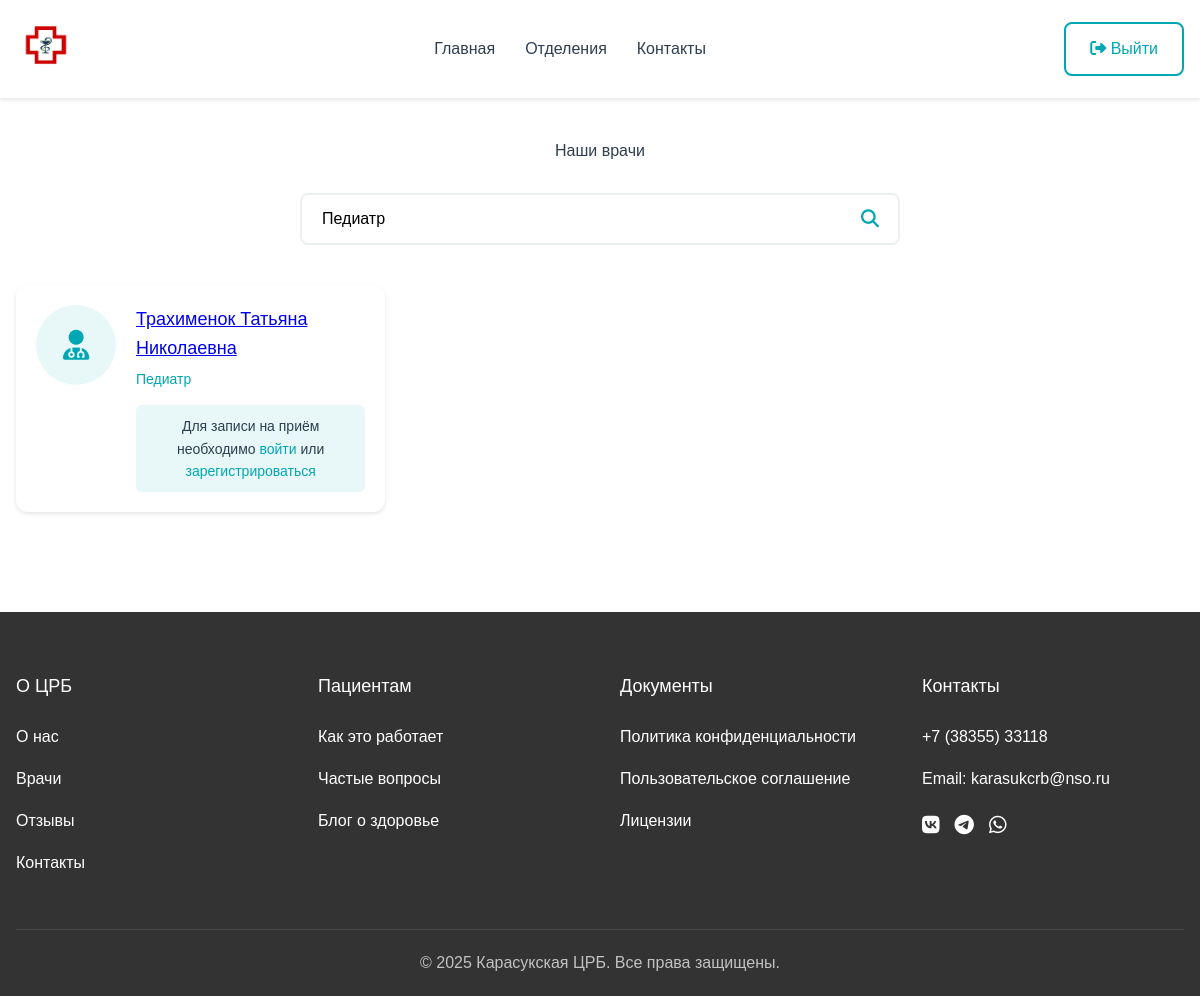
Screenshot of /doctors.php?search=Педиатр with the database file from the repository.
### tables this page shows
CREATE TABLE `users` (
  `id` int(11) NOT NULL,
  `name` varchar(256) NOT NULL,
  `surname` varchar(256) NOT NULL,
  `patronymic` varchar(256) DEFAULT NULL,
  `email` varchar(256) NOT NULL,
  `phone` varchar(256) NOT NULL,
  `password` varchar(256) NOT NULL,
  `agree` tinyint(1) NOT NULL DEFAULT 0,
  `api_token` varchar(256) DEFAULT NULL,
  `type` varchar(20) DEFAULT 'patient',
  `specialization` varchar(256) DEFAULT NULL,
  `created_at` timestamp NOT NULL DEFAULT current_timestamp()
);

### doctors.php (the view, shortened to what this page needs)
<?php
include_once('api/db.php');
$search = isset($_GET['search']) ? trim($_GET['search']) : '';
$sql = "
    SELECT id, name, surname, patronymic, specialization
    FROM users
    WHERE type = 'doctor'
";
if (!empty($search)) {
    $sql .= " AND (
        CONCAT(surname, ' ', name, ' ', COALESCE(patronymic, '')) LIKE ?
        OR specialization LIKE ?
    )";
}
$sql .= " ORDER BY surname, name";
$stmt = $db->prepare($sql);
if (!empty($search)) {
    $searchParam = "%{$search}%";
    $stmt->execute([$searchParam, $searchParam]);
} else {
    $stmt->execute();
}
$doctors = $stmt->fetchAll();
?>
<!DOCTYPE html>
<html lang="ru">
<head>
    <link rel="stylesheet" href="styles/settings.css">
    <link rel="stylesheet" href="styles/pages/doctors.css">
    <link rel="stylesheet" href="https://cdnjs.cloudflare.com/ajax/libs/font-awesome/6.5.1/css/all.min.css">
</head>
<body>
     <header class="header">
        <div class="container">
            <div class="header__wrapper">
                <div class="logo">
                    <a href="index.php">
                        <img src="img/logo2.png" alt="Логотип ЦРБ">
                    </a>
                </div>
                <nav class="main-nav">
                    <ul class="main-nav__list">
                        <li><a href="index.php">Главная</a></li>
                        <li><a href="departments.php">Отделения</a></li>
                        <li><a href="contacts.php">Контакты</a></li>
                    </ul>
                </nav>
                <div class="auth-buttons">
                    <a href="api/logout.php" class="btn btn--secondary">
                        <i class="fas fa-sign-out-alt"></i> Выйти
                    </a>
                </div>
            </div>
        </div>
    </header>
    <main class="container">
        <section class="doctors-section">
            <h1>Наши врачи</h1>
            <form class="search-form" action="" method="GET">
                <div class="search-wrapper">
                    <input type="text"
                           name="search"
                           value="<?= htmlspecialchars($search) ?>"
                           placeholder="Поиск по ФИО или специализации"
                           class="search-input">
                    <button type="submit" class="search-button">
                        <i class="fas fa-search"></i>
                    </button>
                </div>
            </form>
            <div class="doctors-grid">
                <?php if (empty($doctors)): ?>
                    <div class="no-results">
                        <p>По вашему запросу ничего не найдено</p>
                    </div>
                <?php else: ?>
                    <?php foreach ($doctors as $doctor): ?>
                        <div class="doctor-card">
                            <div class="doctor-photo">
                                <i class="fas fa-user-md"></i>
                            </div>
                            <div class="doctor-info">
                                <h3>
                                    <a href="doctor.php?id=<?= $doctor['id'] ?>">
                                        <?= htmlspecialchars($doctor['surname'] . ' ' . $doctor['name'] . ' ' . $doctor['patronymic']) ?>
                                    </a>
                                </h3>
                                <p class="specialization"><?= htmlspecialchars($doctor['specialization']) ?></p>
                                <?php if (isset($_SESSION['token'])): ?>
                                    <a href="appointment.php?doctor_id=<?= $doctor['id'] ?>" class="btn btn--primary">Записаться на приём</a>
                                <?php else: ?>
                                    <div class="auth-prompt">
                                        <p>Для записи на приём необходимо
                                           <a href="login.php">войти</a> или
                                           <a href="register.php">зарегистрироваться</a>
                                        </p>
                                    </div>
                                <?php endif; ?>
                            </div>
                        </div>
                    <?php endforeach; ?>
                <?php endif; ?>
            </div>
        </section>
    </main>
    <?php include 'includes/footer.php'; ?>
</body>
</html>

### styles/settings.css (style rules this page uses)
html, body, div, span, applet, object, iframe, h1, h2, h3, h4, h5, h6, p, blockquote, pre, a, abbr, acronym, address, big, cite, code, del, dfn, em, img, ins, kbd, q, s, samp, small, strike, strong, sub, sup, tt, var, b, u, i, center, dl, dt, dd, ol, ul, li, fieldset, form, label, legend, table, caption, tbody, tfoot, thead, tr, th, td, article, aside, canvas, details, embed, figure, figcaption, footer, header, hgroup, menu, nav, output, ruby, section, summary, time, mark, audio, video { margin: 0; padding: 0; border: 0; font-size: 100%; font: inherit; vertical-align: baseline; }
article, aside, details, figcaption, figure, footer, header, hgroup, menu, nav, section { display: block; }
body { line-height: 1; }
ol, ul { list-style: none; }
.container { max-width: 1240px; padding: 0 16px; margin: 0 auto; }

### styles/pages/doctors.css (style rules this page uses)
:root { --primary-color: #00A6B2; --secondary-color: #008792; --accent-color: #E8F8F9; --text-color: #2C3E50; --light-gray: #ECF0F1; --white: #FFFFFF; --error-color: #E74C3C; --success-color: #27AE60; }
body { font-family: 'Arial', sans-serif; line-height: 1.6; color: var(--text-color); min-width: 320px; }
.header { background: var(--white); box-shadow: 0 2px 4px rgba(0, 0, 0, 0.1); padding: 15px 0; }
.header__wrapper { display: flex; align-items: center; justify-content: space-between; }
.logo img { height: 60px; }
.main-nav__list { display: flex; list-style: none; gap: 30px; }
.main-nav__list a { color: var(--text-color); text-decoration: none; font-size: 16px; transition: color 0.3s; }
.btn { display: inline-block; padding: 12px 24px; border-radius: 8px; font-size: 16px; font-weight: 500; text-decoration: none; transition: all 0.3s; cursor: pointer; border: none; }
.btn--secondary { background: transparent; border: 2px solid var(--primary-color); color: var(--primary-color); }
.doctors-section { padding: 40px 0; }
.doctors-section h1 { text-align: center; color: var(--text-color); margin-bottom: 30px; }
.search-form { max-width: 600px; margin: 0 auto 40px; }
.search-wrapper { position: relative; display: flex; align-items: center; }
.search-input { width: 100%; padding: 15px 50px 15px 20px; border: 2px solid var(--light-gray); border-radius: 8px; font-size: 16px; transition: border-color 0.3s; }
.search-button { position: absolute; right: 15px; background: none; border: none; color: var(--primary-color); cursor: pointer; font-size: 18px; }
.doctors-grid { display: grid; grid-template-columns: repeat(auto-fill, minmax(300px, 1fr)); gap: 30px; margin-top: 30px; }
.doctor-card { background: #fff; border-radius: 12px; padding: 20px; box-shadow: 0 2px 4px rgba(0, 0, 0, 0.1); transition: transform 0.3s, box-shadow 0.3s; display: flex; gap: 20px; }
.doctor-photo { width: 80px; height: 80px; background: var(--accent-color); border-radius: 50%; display: flex; align-items: center; justify-content: center; color: var(--primary-color); font-size: 30px; }
.doctor-info { flex: 1; }
.doctor-info h3 { margin: 0 0 5px; color: var(--text-color); font-size: 18px; }
.specialization { color: var(--primary-color); margin: 0 0 15px; font-size: 14px; font-weight: 500; }
.auth-prompt { background: var(--accent-color); padding: 10px; border-radius: 6px; font-size: 14px; text-align: center; }
.auth-prompt a { color: var(--primary-color); text-decoration: none; font-weight: 500; }

### rows the page displays
users: surname+name+patronymic "Трахименок Татьяна Николаевна", specialization "Педиатр"
